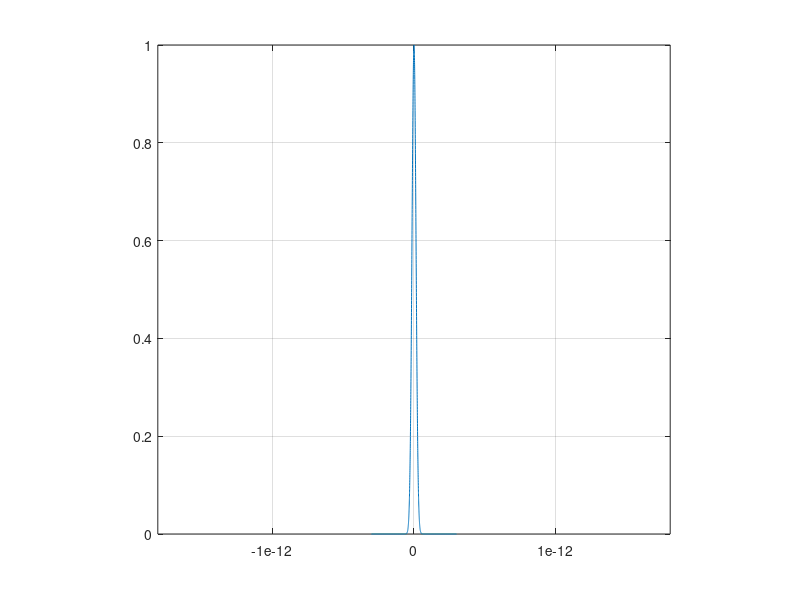

Reproduce this figure in MATLAB.
%function []=GD_mirror()
tau = 20e-15; % pulse duration, s (FWHM)
dt = 2e-16;
t_max = 30e-14;
N = 2 * t_max / dt;
t = linspace (-t_max, t_max - dt, N);
% NFFT = 2^nextpow2 (length(t));
% t=0:dt:2*t_max-dt;
c = 3e8; % speed of light, m/s
E0 = 1; % field amplitude

dw = 2 * pi / ((length (t) - 1) * dt);
w_max = pi / dt;
w = linspace(-w_max, w_max - dw, N);
%w = 0:dw:2*w_max;


wavelength = 800e-9; % wavelenght, m
w0 = 2 * pi * c / wavelength; % angular frequency, central frequency rad/s
%lambda=675:15:875;
%GD=[1.5,0.25,-0.25,0,0.3,-0.25,0.35,-0.25,0.45,-0.3,0,48,-0.35,0.45,-0.45,0.45,-0.45]; 
%lambda=725:200/400:875-0.5; % new from 725 nm old from 675
%w=2*pi*c./lambda*10^9;

%%% Gaussian experimental Block
E_t = E0 * exp (-1/2 * (t/tau).^2) .* exp(1i * w0 * t);

plot (t, abs (E_t).^2);
xlim ([-30e-15 30e-15]);
grid on;

E_w = fft (E_t);
plot (w, fftshift (abs (E_w).^2 / max (abs (E_w).^2)));
xlim ([0.1e16 0.4e16]);
grid on;

E_t1 = ifft (E_w);
plot (t, abs (E_t1).^2);
grid on;

N1 = 49;
lambda = linspace (725, 900, N1) * 1e-9;
GD_osc = 0.45 * sin (lambda / 4e-9);
plot (lambda, GD_osc);

y0 = 144.16831;
A1 = - 2918.45365;
t1 = 2.15559e-7;
GD_exp = (y0 + A1 * exp (- lambda / t1));
plot (lambda, GD_exp);

GD = GD_osc + GD_exp;
plot (lambda, GD);
grid on;

Phase_lambda = cumtrapz (lambda, 2e-15 * pi * c * GD .* (lambda).^(-2));
%Phase_lambda = - 0.45 * 4e-9 * cos (lambda / 4e-9) - A1 * t1 * exp (- lambda / t1);
plot (lambda, Phase_lambda);
grid on;

%w = 2 * pi * c ./ lambda;

%plot (w, Phase_lambda);
%grid on;

Phase_w_detrend = detrend (Phase_lambda);
plot (lambda, Phase_w_detrend);
grid on;

w_before = zeros (1, 1700);
Phase_flip = fliplr (Phase_w_detrend);
w_after = zeros (1, length (w) - 1749);
Phase_w = [w_before , Phase_flip, w_after];
plot (w, Phase_w);
grid on;


% Phase_w = (-A * cos(pi/a * (w - w0 - xc)) * a/pi - A1 * x1 * exp (-(w - w0)/x1)) * 10^(-15); % Recalculated Phase taking into account w-w0
% Phase_detrend_w = detrend (Phase_w);
% E_w = fft(E_t);
% Ew = tau * sqrt (2 * pi) * exp (-((w - w0) * tau).^2 / 2) .* exp (1i * Phase_detrend_w); % Analytical spectrum calculation 
pulse = ifft (E_w .* exp(1i * Phase_w));
plot (t, abs (pulse).^2 / max (abs (pulse).^2));
xlim ([-30e-15 30e-15]);
grid on;

%GD_e=[17,30,43,55,65,72,80,88,93, 100]; % from graph
%lamda_i=[675,700,725,750,775,800,825,850,875,900]; % lambda from graph 
